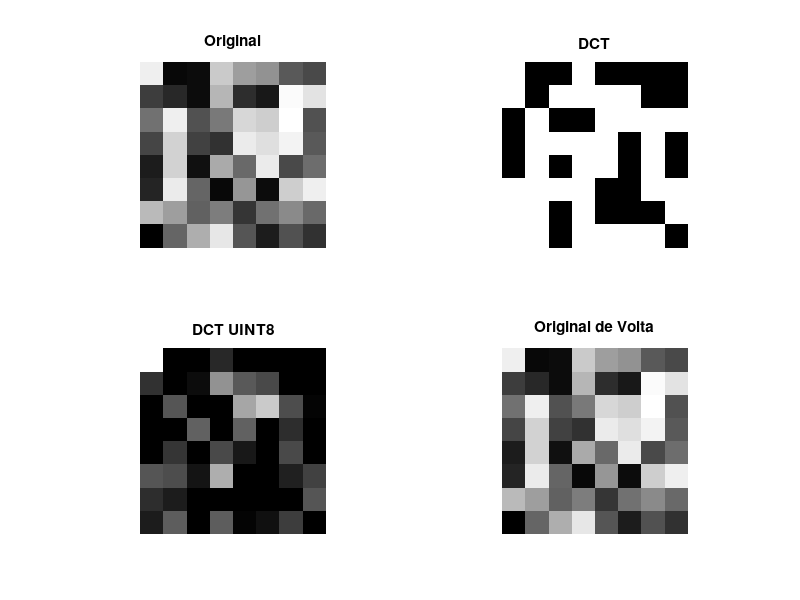

Reproduce this figure in MATLAB.
clear all;
clc;
pkg load image;
pkg load signal;

img = rand(8,8);
img = img * 255;
img = uint8(img);

imgDct = dct2(img);
imgIdct = idct2(imgDct);
imgIdct = uint8(imgIdct);
imgDct1 = uint8(imgDct);



figure(1), subplot(2,2,1), imshow(img), title('Original');
figure(1), subplot(2,2,2), imshow(imgDct),title('DCT');
figure(1), subplot(2,2,3), imshow(imgDct1),title('DCT UINT8');
figure(1), subplot(2,2,4), imshow(imgIdct), title('Original de Volta');
